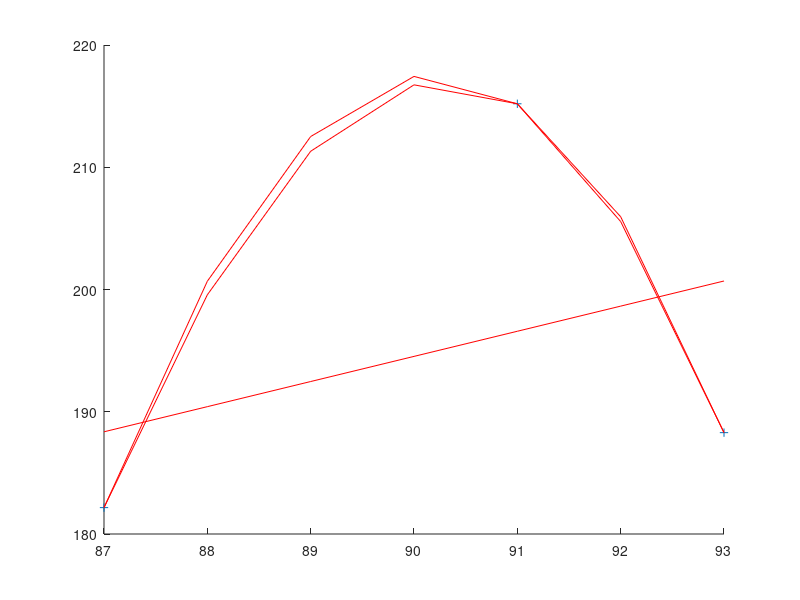

The MATLAB script that drew this image:
x = [    87    91    93  ];%  92    93    95    98    99    99   105   105  101  80    89    91    92    93    94    95    99    99   104   105   110    86   90    91    92    93    95    97    99    99   105   105    94];
x = x';
ndat = size(x,1);
y = ones(ndat,1) + 2* x -1.3*sin(x.^2/30) + exp(-0.2*x.^3/40);
y = y.*(1 + 0.2*rand(ndat,1));
%y = [   76    71    40    43    69    84    38    41    30    22    38    37    90    42    39    43    51    79    33    33    50    30    32    24    59  31    70    67    59    76    30    27    23    41    35    53]';
[x2,ix] = sort(x);
y2 = y(ix);
xs = [min(x):max(x)];
figure;
hold on;
plot(x2,y2,'+');
for nfit = 2:2:6
    
    J = zeros(ndat,nfit);
    for k = 1:nfit
        J(:,k) = x2.^(k-1);
    end
    afit = J\y2;
    yfit = afit(1);
    for j = 2:nfit
        yfit = yfit + afit(j) * xs.^(j-1);
    end
    plot(xs,yfit,'r-');
end